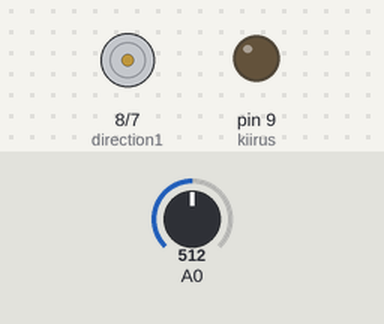
Recording of a sketch running on a simulated Arduino Uno, built with avr-gcc and run on an emulated ATmega328P. Parts: motor-driver pin pairs drawn as motors (green arrow = first pin HIGH = forward, orange = second pin HIGH = backward, longer = more drive), output pins drawn as LEDs (lit = HIGH). The test bench sets the inputs (shaded band); at power-on: A0 = 512.

Above: at 1.2 s.
1.3 s: A0 set to 109
2.8 s: A0 set to 89
At 3.3 s:
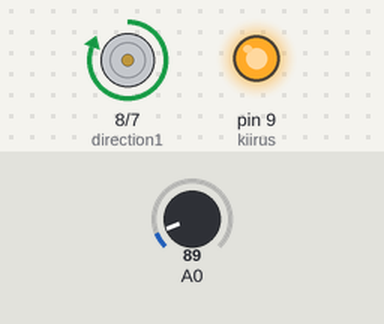
At 23.4 s:
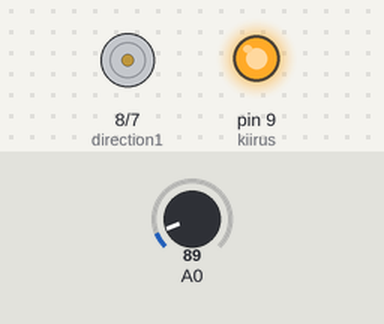
Timing chart, 0 to 24.3 s (numbered marks = the images above; inputs shaded):
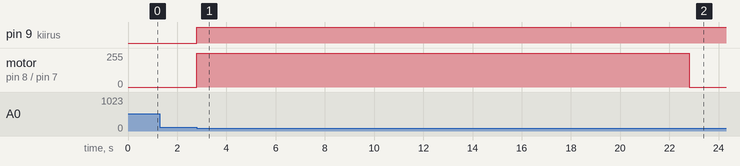

Measured:
- the behaviour switches between 100 and 99 on A0 (found by bisection; images 0 and 1)
- after the input at 1.3 s, every drawn part: stays the same
- after the input at 2.8 s, pin 9 (kiirus): LOW → HIGH at once; motor on pin 8 (direction1) / pin 7 (direction2): stopped → forward 255/255 at once, → stopped 20.0 s later

The sketch:

AutoCurtain.ino
```cpp
int sensorReading = 0;
int speed = 255;
int delayVal = 20000;
int direction1 = 8;
int direction2 = 7;
int kiirus = 9;
int rotationTime = 0;
int kardin = 1;


void setup()
{
    Serial.begin(9600);
pinMode(A0, INPUT);
pinMode(direction2, OUTPUT);
 pinMode(direction1, OUTPUT);
 pinMode(kiirus, OUTPUT);
}

 void loop()
 {
sensorReading = analogRead(A0);
 if (sensorReading < 100) {
   if (kardin == 1) {
  digitalWrite(direction1, HIGH);
  digitalWrite(direction2, LOW);
  analogWrite(kiirus, speed);
  delay(delayVal);
  kardin = 0;
    digitalWrite(direction1, LOW);
  digitalWrite(direction2, LOW);
  analogWrite(kiirus, speed);
  delay(delayVal);
 } }else {
  if (kardin == 0) {
  digitalWrite(direction1, LOW);
  digitalWrite(direction2, HIGH);
  analogWrite(kiirus, speed);
  delay(delayVal);
   kardin = 1;
       digitalWrite(direction1, LOW);
  digitalWrite(direction2, LOW);
  analogWrite(kiirus, speed);
  delay(delayVal);
 } }
 delay(1);
}
```
